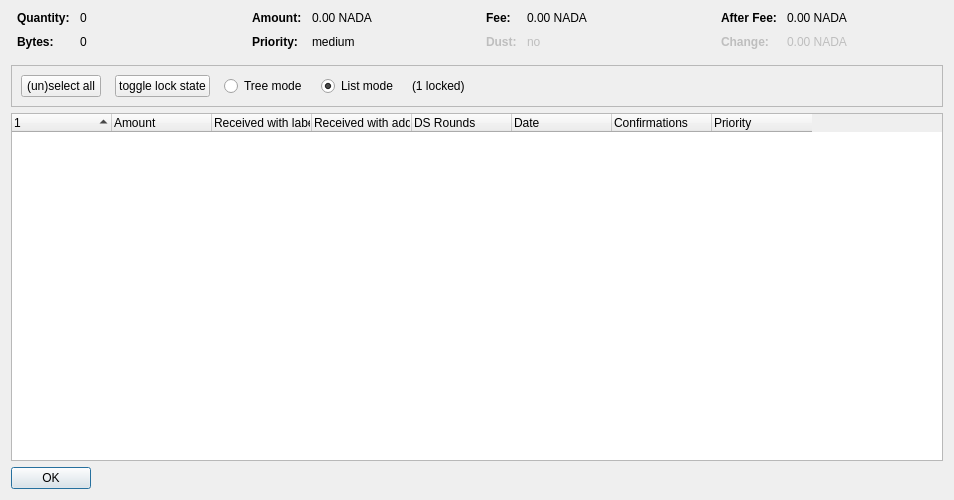
<?xml version="1.0" encoding="UTF-8"?>
<ui version="4.0">
 <class>CoinControlDialog</class>
 <widget class="QDialog" name="CoinControlDialog">
  <property name="geometry">
   <rect>
    <x>0</x>
    <y>0</y>
    <width>954</width>
    <height>500</height>
   </rect>
  </property>
  <property name="windowTitle">
   <string>Coin Selection</string>
  </property>
  <layout class="QVBoxLayout" name="verticalLayout">
   <item>
    <layout class="QHBoxLayout" name="horizontalLayoutTop" stretch="0,0,0,0">
     <property name="topMargin">
      <number>0</number>
     </property>
     <property name="bottomMargin">
      <number>10</number>
     </property>
     <item>
      <layout class="QFormLayout" name="formLayoutCoinControl1">
       <property name="horizontalSpacing">
        <number>10</number>
       </property>
       <property name="verticalSpacing">
        <number>10</number>
       </property>
       <property name="leftMargin">
        <number>6</number>
       </property>
       <property name="rightMargin">
        <number>6</number>
       </property>
       <item row="0" column="0">
        <widget class="QLabel" name="labelCoinControlQuantityText">
         <property name="font">
          <font>
           <weight>75</weight>
           <bold>true</bold>
          </font>
         </property>
         <property name="text">
          <string>Quantity:</string>
         </property>
        </widget>
       </item>
       <item row="0" column="1">
        <widget class="QLabel" name="labelCoinControlQuantity">
         <property name="cursor">
          <cursorShape>IBeamCursor</cursorShape>
         </property>
         <property name="contextMenuPolicy">
          <enum>Qt::ActionsContextMenu</enum>
         </property>
         <property name="text">
          <string notr="true">0</string>
         </property>
         <property name="textInteractionFlags">
          <set>Qt::LinksAccessibleByMouse|Qt::TextSelectableByKeyboard|Qt::TextSelectableByMouse</set>
         </property>
        </widget>
       </item>
       <item row="1" column="0">
        <widget class="QLabel" name="labelCoinControlBytesText">
         <property name="font">
          <font>
           <weight>75</weight>
           <bold>true</bold>
          </font>
         </property>
         <property name="text">
          <string>Bytes:</string>
         </property>
        </widget>
       </item>
       <item row="1" column="1">
        <widget class="QLabel" name="labelCoinControlBytes">
         <property name="cursor">
          <cursorShape>IBeamCursor</cursorShape>
         </property>
         <property name="contextMenuPolicy">
          <enum>Qt::ActionsContextMenu</enum>
         </property>
         <property name="text">
          <string notr="true">0</string>
         </property>
         <property name="textInteractionFlags">
          <set>Qt::LinksAccessibleByMouse|Qt::TextSelectableByKeyboard|Qt::TextSelectableByMouse</set>
         </property>
        </widget>
       </item>
      </layout>
     </item>
     <item>
      <layout class="QFormLayout" name="formLayoutCoinControl2">
       <property name="horizontalSpacing">
        <number>10</number>
       </property>
       <property name="verticalSpacing">
        <number>10</number>
       </property>
       <property name="leftMargin">
        <number>6</number>
       </property>
       <property name="rightMargin">
        <number>6</number>
       </property>
       <item row="0" column="0">
        <widget class="QLabel" name="labelCoinControlAmountText">
         <property name="font">
          <font>
           <weight>75</weight>
           <bold>true</bold>
          </font>
         </property>
         <property name="text">
          <string>Amount:</string>
         </property>
        </widget>
       </item>
       <item row="0" column="1">
        <widget class="QLabel" name="labelCoinControlAmount">
         <property name="cursor">
          <cursorShape>IBeamCursor</cursorShape>
         </property>
         <property name="contextMenuPolicy">
          <enum>Qt::ActionsContextMenu</enum>
         </property>
         <property name="text">
          <string notr="true">0.00 NADA</string>
         </property>
         <property name="textInteractionFlags">
          <set>Qt::LinksAccessibleByMouse|Qt::TextSelectableByKeyboard|Qt::TextSelectableByMouse</set>
         </property>
        </widget>
       </item>
       <item row="1" column="0">
        <widget class="QLabel" name="labelCoinControlPriorityText">
         <property name="font">
          <font>
           <weight>75</weight>
           <bold>true</bold>
          </font>
         </property>
         <property name="text">
          <string>Priority:</string>
         </property>
        </widget>
       </item>
       <item row="1" column="1">
        <widget class="QLabel" name="labelCoinControlPriority">
         <property name="cursor">
          <cursorShape>IBeamCursor</cursorShape>
         </property>
         <property name="contextMenuPolicy">
          <enum>Qt::ActionsContextMenu</enum>
         </property>
         <property name="text">
          <string>medium</string>
         </property>
         <property name="textInteractionFlags">
          <set>Qt::LinksAccessibleByMouse|Qt::TextSelectableByKeyboard|Qt::TextSelectableByMouse</set>
         </property>
        </widget>
       </item>
      </layout>
     </item>
     <item>
      <layout class="QFormLayout" name="formLayoutCoinControl3">
       <property name="horizontalSpacing">
        <number>10</number>
       </property>
       <property name="verticalSpacing">
        <number>10</number>
       </property>
       <property name="leftMargin">
        <number>6</number>
       </property>
       <property name="rightMargin">
        <number>6</number>
       </property>
       <item row="0" column="0">
        <widget class="QLabel" name="labelCoinControlFeeText">
         <property name="font">
          <font>
           <weight>75</weight>
           <bold>true</bold>
          </font>
         </property>
         <property name="text">
          <string>Fee:</string>
         </property>
        </widget>
       </item>
       <item row="0" column="1">
        <widget class="QLabel" name="labelCoinControlFee">
         <property name="cursor">
          <cursorShape>IBeamCursor</cursorShape>
         </property>
         <property name="contextMenuPolicy">
          <enum>Qt::ActionsContextMenu</enum>
         </property>
         <property name="text">
          <string notr="true">0.00 NADA</string>
         </property>
         <property name="textInteractionFlags">
          <set>Qt::LinksAccessibleByMouse|Qt::TextSelectableByKeyboard|Qt::TextSelectableByMouse</set>
         </property>
        </widget>
       </item>
       <item row="1" column="0">
        <widget class="QLabel" name="labelCoinControlLowOutputText">
         <property name="enabled">
          <bool>false</bool>
         </property>
         <property name="font">
          <font>
           <weight>75</weight>
           <bold>true</bold>
          </font>
         </property>
         <property name="text">
          <string>Dust:</string>
         </property>
        </widget>
       </item>
       <item row="1" column="1">
        <widget class="QLabel" name="labelCoinControlLowOutput">
         <property name="enabled">
          <bool>false</bool>
         </property>
         <property name="cursor">
          <cursorShape>IBeamCursor</cursorShape>
         </property>
         <property name="contextMenuPolicy">
          <enum>Qt::ActionsContextMenu</enum>
         </property>
         <property name="text">
          <string>no</string>
         </property>
         <property name="textInteractionFlags">
          <set>Qt::LinksAccessibleByMouse|Qt::TextSelectableByKeyboard|Qt::TextSelectableByMouse</set>
         </property>
        </widget>
       </item>
      </layout>
     </item>
     <item>
      <layout class="QFormLayout" name="formLayoutCoinControl4">
       <property name="horizontalSpacing">
        <number>10</number>
       </property>
       <property name="verticalSpacing">
        <number>10</number>
       </property>
       <property name="leftMargin">
        <number>6</number>
       </property>
       <property name="rightMargin">
        <number>6</number>
       </property>
       <item row="0" column="0">
        <widget class="QLabel" name="labelCoinControlAfterFeeText">
         <property name="font">
          <font>
           <weight>75</weight>
           <bold>true</bold>
          </font>
         </property>
         <property name="text">
          <string>After Fee:</string>
         </property>
        </widget>
       </item>
       <item row="0" column="1">
        <widget class="QLabel" name="labelCoinControlAfterFee">
         <property name="cursor">
          <cursorShape>IBeamCursor</cursorShape>
         </property>
         <property name="contextMenuPolicy">
          <enum>Qt::ActionsContextMenu</enum>
         </property>
         <property name="text">
          <string notr="true">0.00 NADA</string>
         </property>
         <property name="textInteractionFlags">
          <set>Qt::LinksAccessibleByMouse|Qt::TextSelectableByKeyboard|Qt::TextSelectableByMouse</set>
         </property>
        </widget>
       </item>
       <item row="1" column="0">
        <widget class="QLabel" name="labelCoinControlChangeText">
         <property name="enabled">
          <bool>false</bool>
         </property>
         <property name="font">
          <font>
           <weight>75</weight>
           <bold>true</bold>
          </font>
         </property>
         <property name="text">
          <string>Change:</string>
         </property>
        </widget>
       </item>
       <item row="1" column="1">
        <widget class="QLabel" name="labelCoinControlChange">
         <property name="enabled">
          <bool>false</bool>
         </property>
         <property name="cursor">
          <cursorShape>IBeamCursor</cursorShape>
         </property>
         <property name="contextMenuPolicy">
          <enum>Qt::ActionsContextMenu</enum>
         </property>
         <property name="text">
          <string notr="true">0.00 NADA</string>
         </property>
         <property name="textInteractionFlags">
          <set>Qt::LinksAccessibleByMouse|Qt::TextSelectableByKeyboard|Qt::TextSelectableByMouse</set>
         </property>
        </widget>
       </item>
      </layout>
     </item>
    </layout>
   </item>
   <item>
    <widget class="QFrame" name="frame">
     <property name="minimumSize">
      <size>
       <width>0</width>
       <height>40</height>
      </size>
     </property>
     <property name="frameShape">
      <enum>QFrame::StyledPanel</enum>
     </property>
     <property name="frameShadow">
      <enum>QFrame::Sunken</enum>
     </property>
     <layout class="QHBoxLayout" name="horizontalLayout">
      <item>
       <layout class="QHBoxLayout" name="horizontalLayoutPanel" stretch="0,0,0,0,0,0">
        <property name="spacing">
         <number>14</number>
        </property>
        <item>
         <widget class="QPushButton" name="pushButtonSelectAll">
          <property name="sizePolicy">
           <sizepolicy hsizetype="Maximum" vsizetype="Fixed">
            <horstretch>0</horstretch>
            <verstretch>0</verstretch>
           </sizepolicy>
          </property>
          <property name="text">
           <string>(un)select all</string>
          </property>
          <property name="autoDefault">
           <bool>false</bool>
          </property>
         </widget>
        </item>
        <item>
         <widget class="QPushButton" name="pushButtonToggleLock">
          <property name="sizePolicy">
           <sizepolicy hsizetype="Maximum" vsizetype="Fixed">
            <horstretch>0</horstretch>
            <verstretch>0</verstretch>
           </sizepolicy>
          </property>
          <property name="text">
           <string>toggle lock state</string>
          </property>
          <property name="autoDefault">
           <bool>false</bool>
          </property>
         </widget>
        </item>
        <item>
         <widget class="QRadioButton" name="radioTreeMode">
          <property name="sizePolicy">
           <sizepolicy hsizetype="Maximum" vsizetype="Fixed">
            <horstretch>0</horstretch>
            <verstretch>0</verstretch>
           </sizepolicy>
          </property>
          <property name="text">
           <string>Tree mode</string>
          </property>
         </widget>
        </item>
        <item>
         <widget class="QRadioButton" name="radioListMode">
          <property name="sizePolicy">
           <sizepolicy hsizetype="Maximum" vsizetype="Fixed">
            <horstretch>0</horstretch>
            <verstretch>0</verstretch>
           </sizepolicy>
          </property>
          <property name="text">
           <string>List mode</string>
          </property>
          <property name="checked">
           <bool>true</bool>
          </property>
         </widget>
        </item>
        <item>
         <widget class="QLabel" name="labelLocked">
          <property name="text">
           <string>(1 locked)</string>
          </property>
         </widget>
        </item>
        <item>
         <spacer name="horizontalSpacer">
          <property name="orientation">
           <enum>Qt::Horizontal</enum>
          </property>
          <property name="sizeHint" stdset="0">
           <size>
            <width>40</width>
            <height>20</height>
           </size>
          </property>
         </spacer>
        </item>
       </layout>
      </item>
     </layout>
    </widget>
   </item>
   <item>
    <widget class="CoinControlTreeWidget" name="treeWidget">
     <property name="contextMenuPolicy">
      <enum>Qt::CustomContextMenu</enum>
     </property>
     <property name="sortingEnabled">
      <bool>false</bool>
     </property>
     <property name="columnCount">
      <number>8</number>
     </property>
     <attribute name="headerShowSortIndicator" stdset="0">
      <bool>true</bool>
     </attribute>
     <attribute name="headerStretchLastSection">
      <bool>false</bool>
     </attribute>
     <column>
      <property name="text">
       <string/>
      </property>
     </column>
     <column>
      <property name="text">
       <string>Amount</string>
      </property>
     </column>
     <column>
      <property name="text">
       <string>Received with label</string>
      </property>
     </column>
     <column>
      <property name="text">
       <string>Received with address</string>
      </property>
     </column>
     <column>
      <property name="text">
       <string>DS Rounds</string>
      </property>
     </column>
     <column>
      <property name="text">
       <string>Date</string>
      </property>
     </column>
     <column>
      <property name="text">
       <string>Confirmations</string>
      </property>
      <property name="toolTip">
       <string>Confirmed</string>
      </property>
     </column>
     <column>
      <property name="text">
       <string>Priority</string>
      </property>
     </column>
    </widget>
   </item>
   <item>
    <widget class="QDialogButtonBox" name="buttonBox">
     <property name="sizePolicy">
      <sizepolicy hsizetype="Maximum" vsizetype="Fixed">
       <horstretch>0</horstretch>
       <verstretch>0</verstretch>
      </sizepolicy>
     </property>
     <property name="orientation">
      <enum>Qt::Horizontal</enum>
     </property>
     <property name="standardButtons">
      <set>QDialogButtonBox::Ok</set>
     </property>
    </widget>
   </item>
  </layout>
 </widget>
 <customwidgets>
  <customwidget>
   <class>CoinControlTreeWidget</class>
   <extends>QTreeWidget</extends>
   <header>coincontroltreewidget.h</header>
  </customwidget>
 </customwidgets>
 <resources/>
 <connections/>
</ui>
